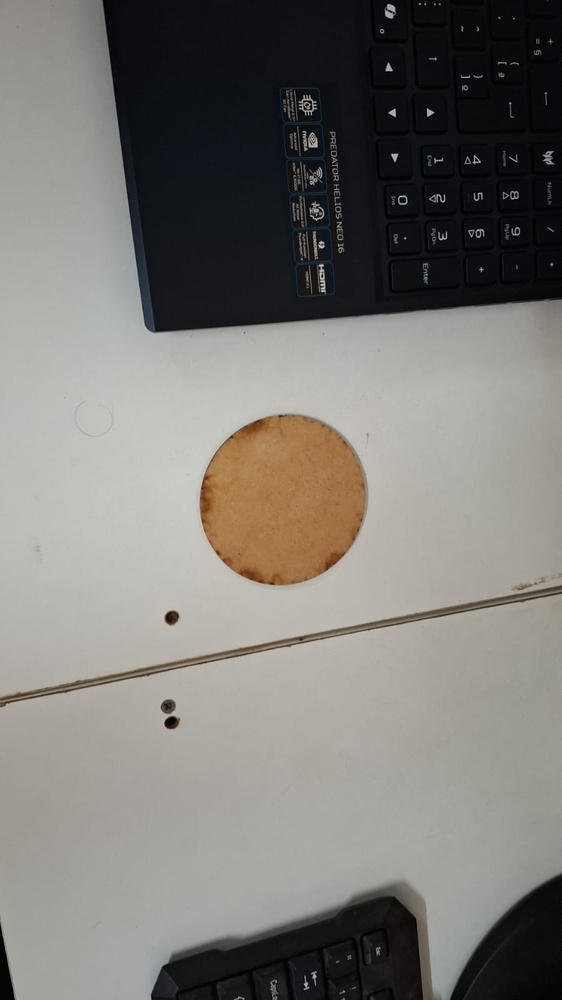
#> input picture Aula 13/circulo1.jpg, 562 x 1000 px, shrunk from 899 x 1599 before the run
$ jupyter execute arquivo5.ipynb
#> lines starting #> are read from the running program, lines starting #| are printed output that depends on the picture; after the words box and inside, x2 and y2 are one past the last pixel; in counts of white or black regions, pixels touching at a corner belong together
#> further down, imagem is the input picture: shape (1000, 562, 3); mean B, G, R 116.9, 121.4, 123.6
[cell 1]
import cv2
import numpy as np

def contar_objetos_marrom_circulares(caminho_imagem, circularidade_min, area_min, mostrar_resultado):
    """
    Conta o número de objetos marrons e circulares em uma imagem.

    Parâmetros:
    - caminho_imagem (str): O caminho para o arquivo de imagem.
    - circularidade_min (float): O valor mínimo do índice de circularidade
                                 para considerar um objeto como circular (perfeito é 1.0).
    - area_min (int): A área mínima do contorno (em pixels) para filtrar objetos pequenos.

    Retorna:
    - int: O número de objetos que atendem aos critérios.
    """
#> called with circularidade_min = 0.45, area_min = 100, mostrar_resultado = True

    # 1. Carregar a imagem
    imagem_bgr = caminho_imagem
    if imagem_bgr is None:
        print(f"ERRO: Não foi possível carregar a imagem em {caminho_imagem}")
        return 0

    # 2. Converter para o espaço de cores HSV (melhor para segmentação de cor)
    imagem_hsv = cv2.cvtColor(imagem_bgr, cv2.COLOR_BGR2HSV)
#> imagem_hsv: shape (1000, 562, 3); mean H, S, V 51.3, 32.1, 125.3

    # 3. Definir o intervalo de cores para marrom em HSV
    # Marrom é um tom de laranja/vermelho escuro e dessaturado.
    # [H_min, S_min, V_min] e [H_max, S_max, V_max]
    # Faixa comum para marrom: H: 10-30, S: 50-200, V: 20-150
    lower_brown = np.array([10, 40, 70])
    upper_brown = np.array([30, 150, 255])

    # 4. Criar uma máscara de cor marrom
    mascara_cor = cv2.inRange(imagem_hsv, lower_brown, upper_brown)
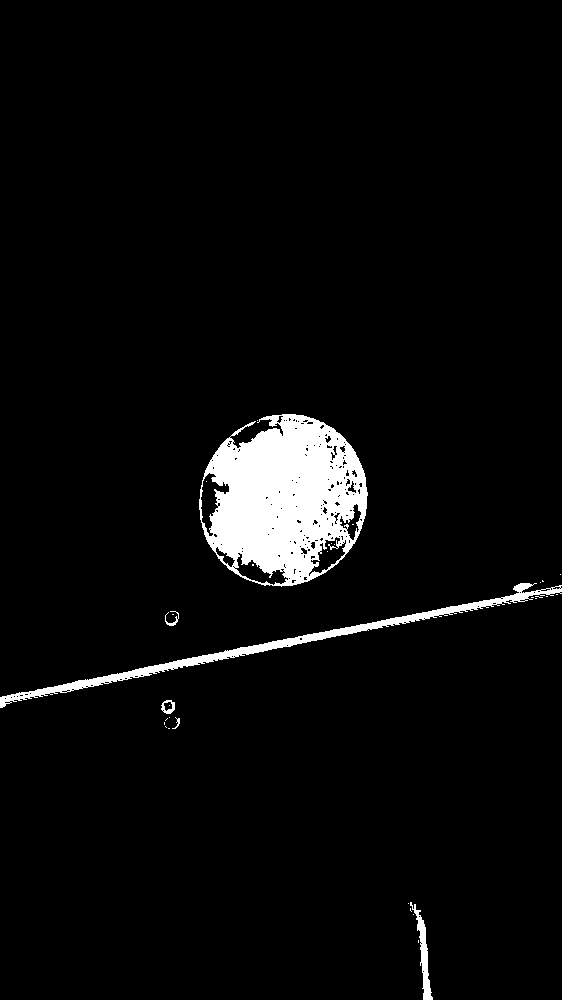
#> mascara_cor: shape (1000, 562); 4.3% white; 32 white regions (26 under 20 px), largest, box (x1, y1, x2, y2) and area: (199, 414, 368, 587) 19244, (0, 583, 562, 708) 4312, (410, 902, 433, 1000) 629, (161, 700, 175, 714) 103, (165, 611, 179, 626) 67, (172, 717, 180, 729) 30

    # 5. Aplicar operações morfológicas para limpar a máscara (remover ruído)
    kernel = np.ones((7, 7), np.uint8)
    mascara_limpa = cv2.morphologyEx(mascara_cor, cv2.MORPH_OPEN, kernel)
#> mascara_limpa: shape (1000, 562); 3.1% white; 18 white regions, largest, box (x1, y1, x2, y2) and area: (208, 421, 367, 578) 15355, (240, 638, 297, 654) 435, (345, 446, 365, 483) 392
    mascara_limpa = cv2.morphologyEx(mascara_limpa, cv2.MORPH_CLOSE, kernel)
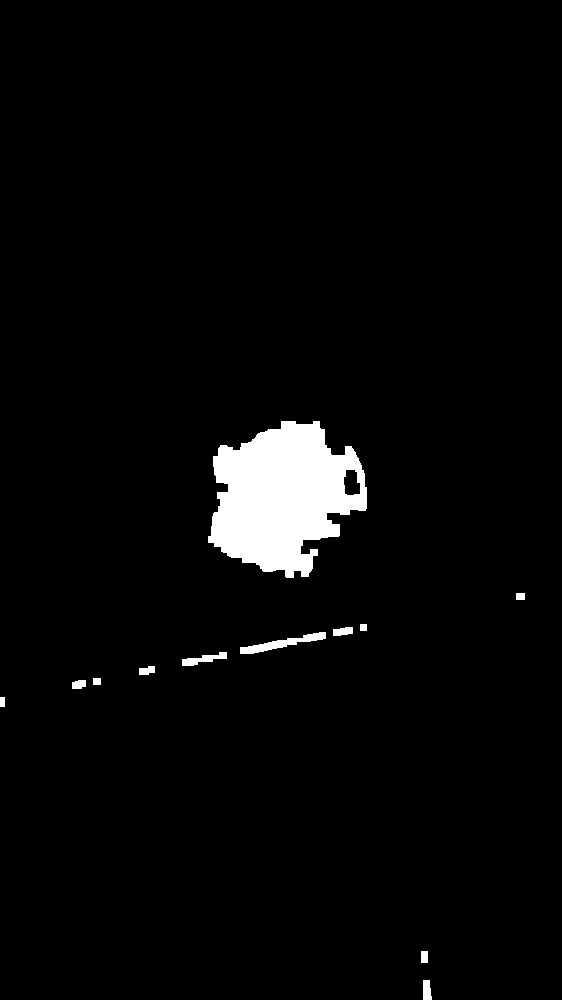
#> mascara_limpa: shape (1000, 562); 3.2% white; 12 white regions

    # 6. Encontrar contornos na máscara
    # O contorno representa o limite (borda) dos objetos marrons
    contornos, _ = cv2.findContours(mascara_limpa, cv2.RETR_EXTERNAL, cv2.CHAIN_APPROX_SIMPLE)
#> contornos = 12 contours; largest, box (x1, y1, x2, y2) and area: (208, 421, 367, 578) 16452, (240, 632, 326, 654) 537, (182, 652, 227, 666) 237, (423, 980, 432, 1000) 129, (333, 627, 353, 636) 118

    objetos_contados = 0
    imagem_resultado = imagem_bgr.copy() # Cópia para desenhar o resultado (opcional)

    # 7. Iterar sobre os contornos e verificar circularidade
    for contorno in contornos:
        area = cv2.contourArea(contorno)

        # 7a. Filtrar contornos muito pequenos (ruído)
        if area < area_min:
            continue

        # 7b. Calcular o perímetro para verificar a circularidade
        perimetro = cv2.arcLength(contorno, True)

        # Evitar divisão por zero
        if perimetro == 0:
            continue

        # Índice de Circularidade: C = 4 * pi * (Area / Perimetro^2)
        # Para um círculo perfeito, C = 1.0.
        circularidade = (4 * np.pi * area) / (perimetro ** 2)

        # 7c. Verificar se o objeto é circular o suficiente
        if circularidade >= circularidade_min:
            objetos_contados += 1

            # Opcional: Desenhar o contorno e o círculo envolvente no resultado
            cv2.drawContours(imagem_resultado, [contorno], -1, (0, 255, 0), 2)
            (x, y), raio = cv2.minEnclosingCircle(contorno)
            centro = (int(x), int(y))
            cv2.circle(imagem_resultado, centro, int(raio), (0, 0, 255), 3)
            cv2.putText(imagem_resultado, f"Circularidade: {circularidade:.2}", (centro[0] + 20, centro[1]), cv2.FONT_HERSHEY_SIMPLEX, 0.7, (255,255,255),2)
#> this loop made 12 passes
#> (area, perimetro, circularidade, objetos_contados, x, y, raio, centro) on passes 1, 9: (129, 52.83, 0.581, 1, 427, 989.5, 10.31, (427, 989)), (118, 51.66, 0.556, 2, 342.5, 631, 10.31, (342, 631))
#> (contorno, area) on passes 2, 3, 5, 10, 11: ([[421, 951], [421, 962], [427, 962], [427, 951]], 66), ([[0, 697], [0, 706], [4, 706], [4, 697]], 36), ([[93, 678], [93, 684], [100, 684], [100, 678]], 42), ([[360, 624], [360, 630], [366, 630], [366, 624]], 36), ([[516, 593], [516, 599], [524, 599], [524, 593]], 48)
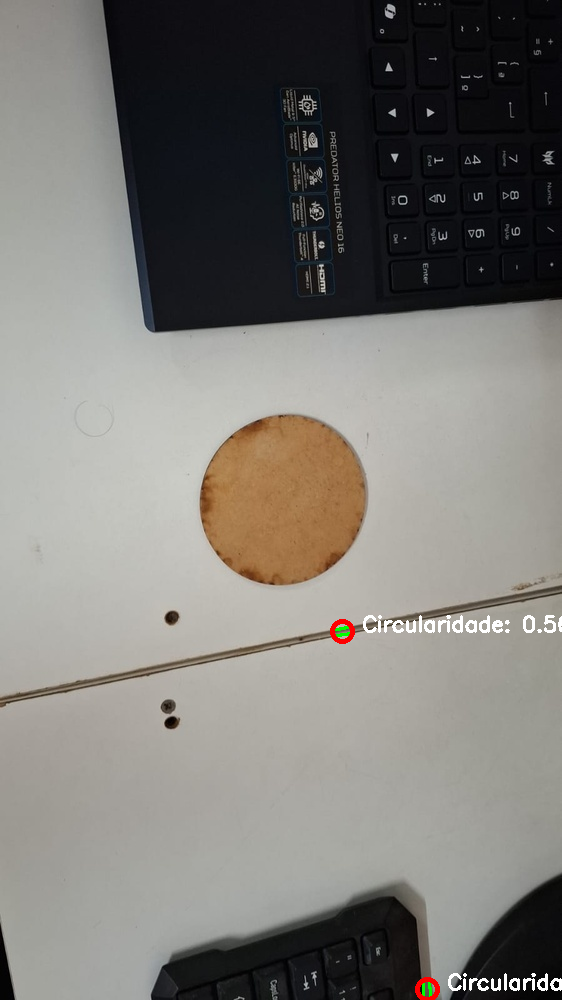
#> imagem_resultado: shape (1000, 562, 3); 0.53% of pixels changed, all inside (x1, y1, x2, y2) = (330, 615, 562, 1000)
#> after the loop, objetos_contados = 2

    if mostrar_resultado:
        cv2.imshow("Máscara Limpa (Marrom)", mascara_limpa)
        cv2.imshow("Objeto Identificado", imagem_resultado)
        cv2.waitKey(0)
        cv2.destroyAllWindows()
    # [5 lines of commented-out code are left out]

    return objetos_contados, imagem_resultado

[cell 2]
# Exemplo de uso:
# **Altere 'seu_arquivo.jpg' para o caminho da sua imagem real.**
# Se precisar, ajuste os parâmetros de circularidade (0.8) e área mínima (500).
imagem = cv2.imread("circulo1.jpg")
contagem1, resultado1 = contar_objetos_marrom_circulares(imagem, circularidade_min=0.45, area_min=100, mostrar_resultado=True)
#> contagem1 = 2
print(f"Total de objetos marrons circulares encontrados: {contagem1}")
#| Total de objetos marrons circulares encontrados: 2

[cell 3]
imagem = cv2.imread("circulo2.jpg")
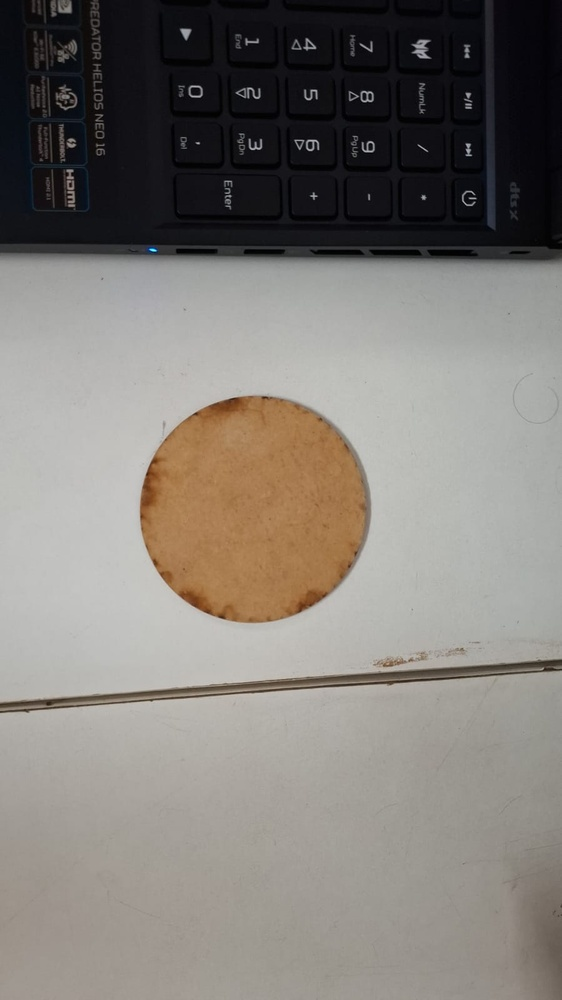
#> input picture Aula 13/circulo2.jpg, 562 x 1000 px, shrunk from 899 x 1599 before the run
#> imagem is the input picture: shape (1000, 562, 3); mean B, G, R 119.2, 124.7, 129.5
contagem2, resultado2 = contar_objetos_marrom_circulares(imagem, circularidade_min=0.77, area_min=100, mostrar_resultado=True)
#> call 2 of contar_objetos_marrom_circulares, with circularidade_min = 0.77, area_min = 100, mostrar_resultado = True
#> in contar_objetos_marrom_circulares (call 2), `imagem_hsv = cv2.cvtColor(imagem_bgr, cv2.COLOR_BGR2HSV)`: imagem_hsv: shape (1000, 562, 3); mean H, S, V 48.9, 36.7, 130.9
#> in contar_objetos_marrom_circulares (call 2), `mascara_cor = cv2.inRange(imagem_hsv, lower_brown, upper_brown)`: mascara_cor: shape (1000, 562); 8.1% white; 39 white regions (31 under 20 px), largest, box (x1, y1, x2, y2) and area: (139, 395, 369, 624) 37680, (0, 664, 562, 712) 4934, (533, 896, 562, 1000) 2296
#> in contar_objetos_marrom_circulares (call 2), `mascara_limpa = cv2.morphologyEx(mascara_cor, cv2.MORPH_OPEN, kernel)`: mascara_limpa: shape (1000, 562); 7.5% white; 9 white regions, largest, box (x1, y1, x2, y2) and area: (144, 397, 369, 624) 35846, (68, 672, 425, 706) 3278, (534, 900, 562, 1000) 2192
#> in contar_objetos_marrom_circulares (call 2), `mascara_limpa = cv2.morphologyEx(mascara_limpa, cv2.MORPH_CLOSE, kernel)`:
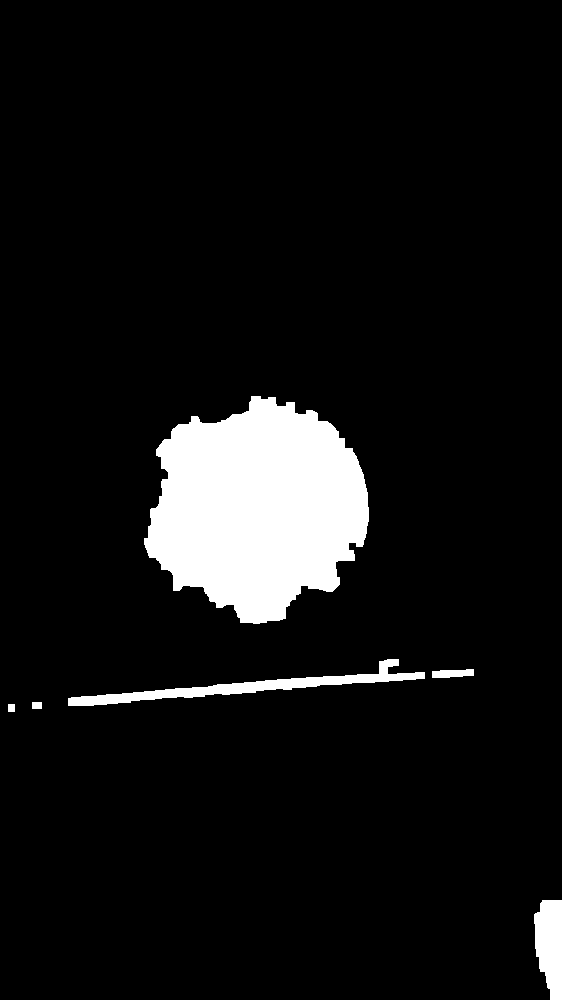
#> mascara_limpa: shape (1000, 562); 7.6% white; 6 white regions
#> in contar_objetos_marrom_circulares (call 2), `contornos, _ = cv2.findContours(mascara_limpa, cv2.RETR_EXTERNAL, cv2...`: contornos = 6 contours; box (x1, y1, x2, y2) and area: (144, 396, 369, 624) 35916, (68, 659, 425, 706) 3130, (534, 900, 562, 1000) 2097, (432, 669, 474, 678) 253, (32, 702, 42, 709) 54, (8, 704, 15, 712) 42
#> the loop in contar_objetos_marrom_circulares (call 2), `for contorno in contornos:` made 6 passes
#> (area, perimetro, circularidade) on passes 1, 4, 5, 6: (2097, 243.8, 0.443), (253, 95.66, 0.347), (3130.5, 800.3, 0.0614), (35915.5, 921, 0.532)
#> (contorno, area) on passes 2 to 3: ([[8, 704], [8, 711], [14, 711], [14, 704]], 42), ([[32, 702], [32, 708], [41, 708], [41, 702]], 54)
#> after the loop in contar_objetos_marrom_circulares (call 2), `for contorno in contornos:`: objetos_contados = 0
#> contagem2 = 0
print(f"Total de objetos marrons circulares encontrados: {contagem2}")
#| Total de objetos marrons circulares encontrados: 0

[cell 4]
imagem = cv2.imread("circulo3.jpg")
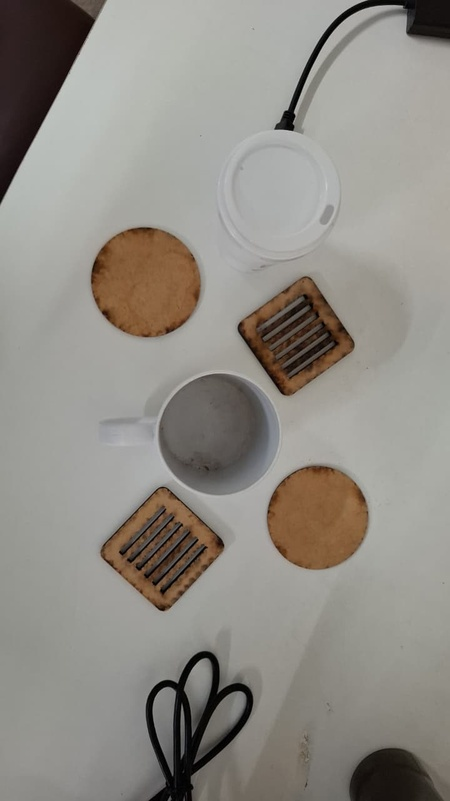
#> input picture Aula 13/circulo3.jpg, 450 x 801 px, shrunk from 720 x 1280 before the run
#> imagem is the input picture: shape (801, 450, 3); mean B, G, R 133.7, 140.7, 144.5
contagem3, resultado3 = contar_objetos_marrom_circulares(imagem, circularidade_min=0.65, area_min=100, mostrar_resultado=True)
#> call 3 of contar_objetos_marrom_circulares, with circularidade_min = 0.65, area_min = 100, mostrar_resultado = True
#> in contar_objetos_marrom_circulares (call 3), `imagem_hsv = cv2.cvtColor(imagem_bgr, cv2.COLOR_BGR2HSV)`: imagem_hsv: shape (801, 450, 3); mean H, S, V 30.3, 27, 145.1
#> in contar_objetos_marrom_circulares (call 3), `mascara_cor = cv2.inRange(imagem_hsv, lower_brown, upper_brown)`:
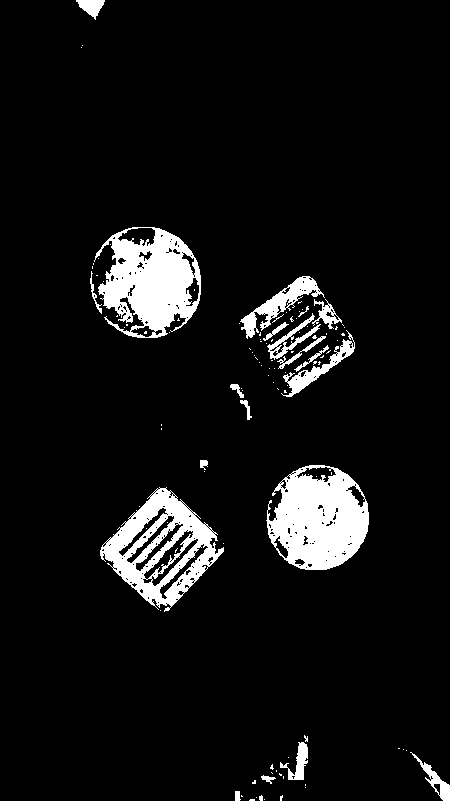
#> mascara_cor: shape (801, 450); 7.4% white; 110 white regions (89 under 20 px), largest, box (x1, y1, x2, y2) and area: (266, 465, 369, 570) 7474, (94, 227, 201, 338) 7155, (100, 487, 224, 612) 6278
#> in contar_objetos_marrom_circulares (call 3), `mascara_limpa = cv2.morphologyEx(mascara_cor, cv2.MORPH_OPEN, kernel)`: mascara_limpa: shape (801, 450); 4.9% white; 14 white regions, largest, box (x1, y1, x2, y2) and area: (271, 472, 369, 570) 6612, (100, 233, 194, 330) 5496, (104, 492, 212, 601) 2911
#> in contar_objetos_marrom_circulares (call 3), `mascara_limpa = cv2.morphologyEx(mascara_limpa, cv2.MORPH_CLOSE, kernel)`:
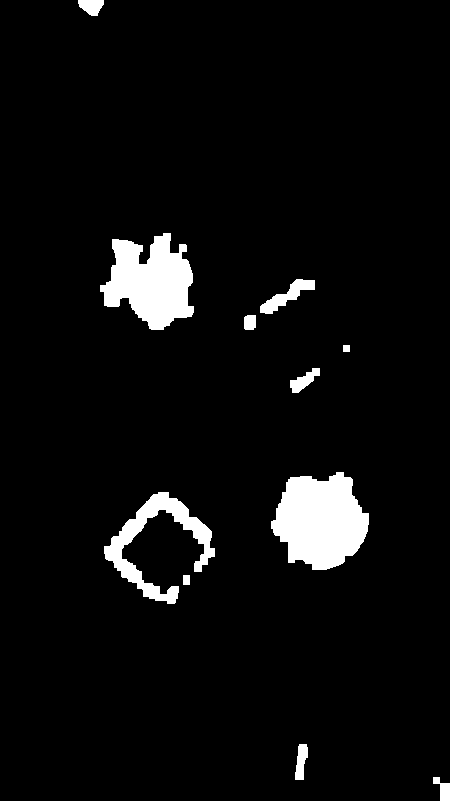
#> mascara_limpa: shape (801, 450); 5.1% white; 11 white regions
#> in contar_objetos_marrom_circulares (call 3), `contornos, _ = cv2.findContours(mascara_limpa, cv2.RETR_EXTERNAL, cv2...`: contornos = 11 contours; largest, box (x1, y1, x2, y2) and area: (271, 472, 369, 570) 6674, (100, 233, 194, 330) 5609, (104, 492, 215, 604) 3152, (260, 279, 315, 314) 625, (290, 368, 320, 393) 307
#> the loop in contar_objetos_marrom_circulares (call 3), `for contorno in contornos:` made 11 passes
#> (area, perimetro, circularidade, objetos_contados, x, y, raio, centro) on pass 11: (268, 70.63, 0.675, 2, 90.5, 3.7, 13.04, (90, 3))
#> (area, perimetro, circularidade, objetos_contados, x, y, raio) on pass 8: (147, 47.66, 0.813, 1, 250, 322, 8.6)
#> after the loop in contar_objetos_marrom_circulares (call 3), `for contorno in contornos:`:
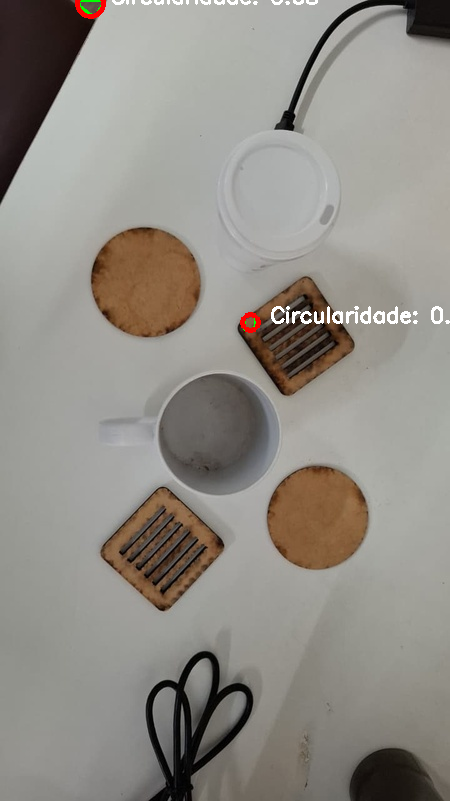
#> imagem_resultado: shape (801, 450, 3); 0.64% of pixels changed, all inside (x1, y1, x2, y2) = (75, 0, 450, 333)
#> after the loop in contar_objetos_marrom_circulares (call 3), `for contorno in contornos:`: objetos_contados = 2
#> contagem3 = 2
print(f"Total de objetos marrons circulares encontrados: {contagem3}")
#| Total de objetos marrons circulares encontrados: 2
